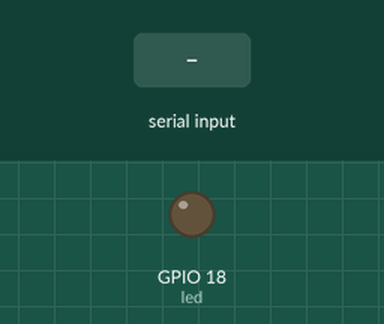
Recording of a program running on a simulated Raspberry Pi (BCM pin numbers). Shown: output pins drawn as LEDs (lit = HIGH). The test bench sets the inputs (shaded band). What the program prints to the terminal is not drawn.

Above: at 1.2 s.
1.3 s: "3" typed at the terminal, then Enter
At 4.1 s:
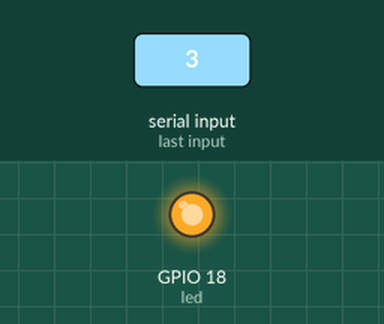
4.3 s: "1" typed at the terminal, then Enter
At 5.2 s:
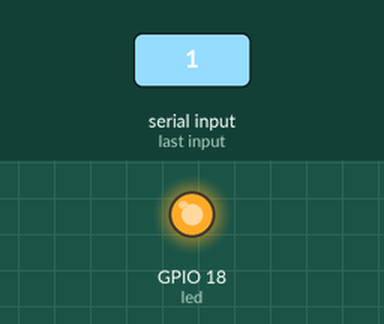
5.8 s: "2" typed at the terminal, then Enter
At 6.5 s:
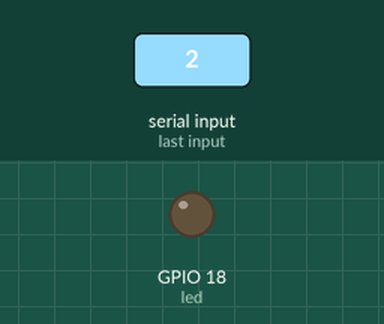
Timing chart, 0 to 8.8 s (numbered marks = the images above; inputs shaded):
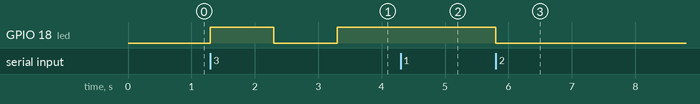

Measured:
- after the input at 1.3 s, GPIO 18 (led): LOW → HIGH at once, → LOW 1.0 s later, → HIGH 1.0 s later
- after the input at 4.3 s, GPIO 18 (led): stays HIGH (without the input it goes to LOW after 0.00 s)
- after the input at 5.8 s, GPIO 18 (led): HIGH → LOW at once

The program:

enciende.py
```python
from gpiozero import LED
import time

led = LED(18)

while True:
	orden = input ("\n\n Que quieres que haga?\n1)enciende\n2)apaga\n3)parpadea \n9)salir \n\n>>\t")
	if (orden == "1"):
		print("prendido")
		led.on()
	if (orden == "3"):
                print("parpadeando")
                led.blink()
	elif (orden == "2"):
		print("apagado....")
		led.off()
	elif (orden == "9"):
		print("saliendo...")
		led.off()
		time.sleep(3)
		break;
	else:
		print("orden invalida")
```
